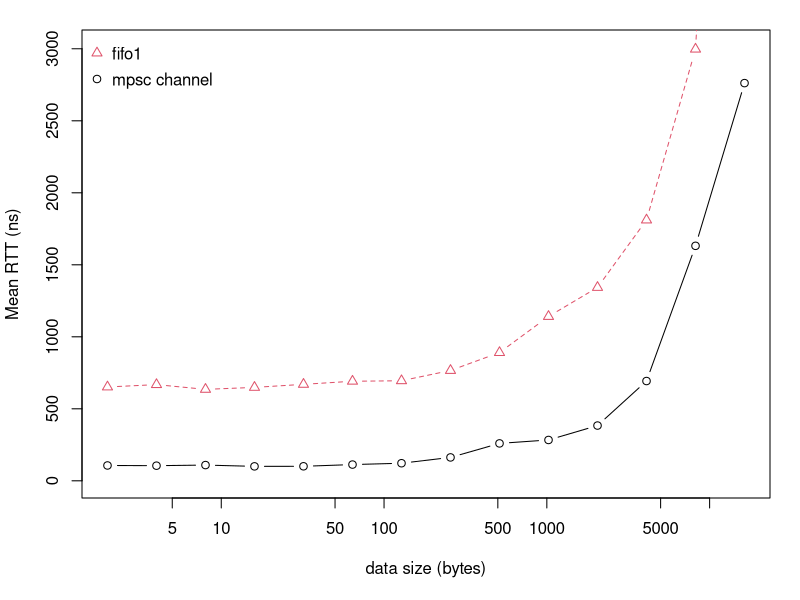
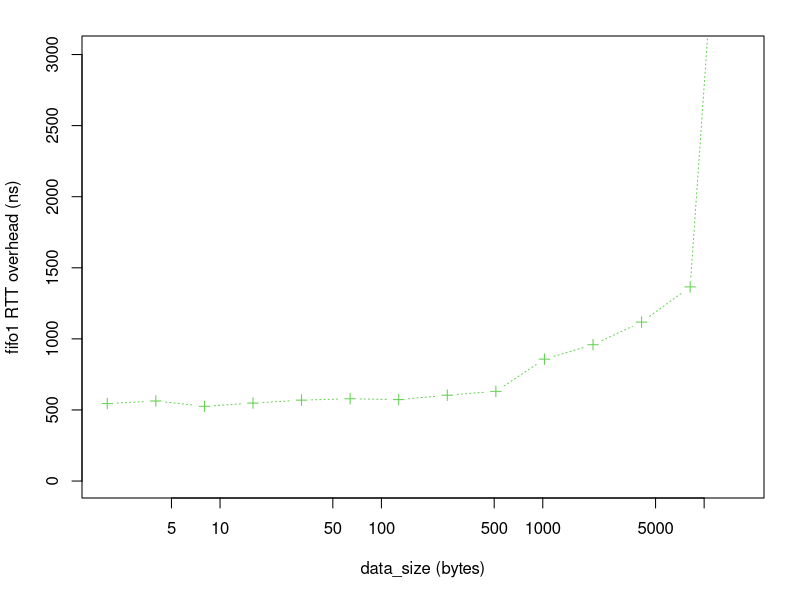
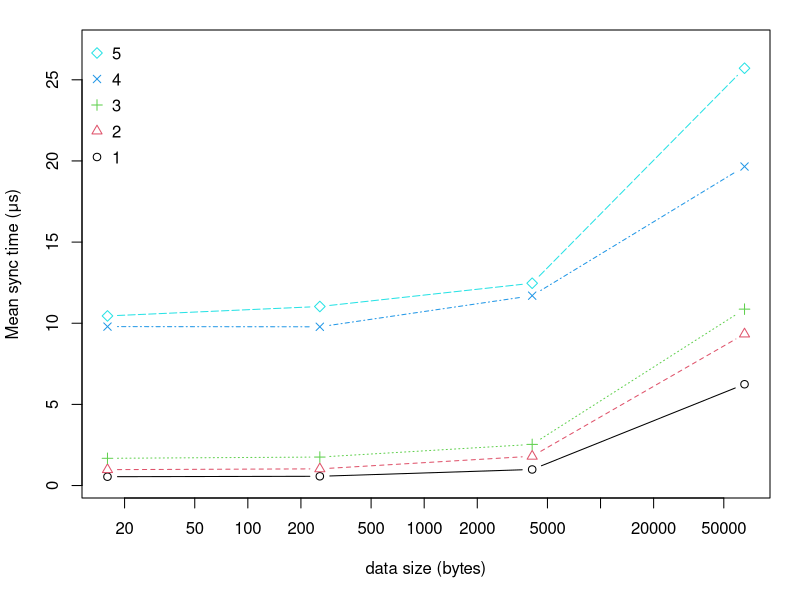
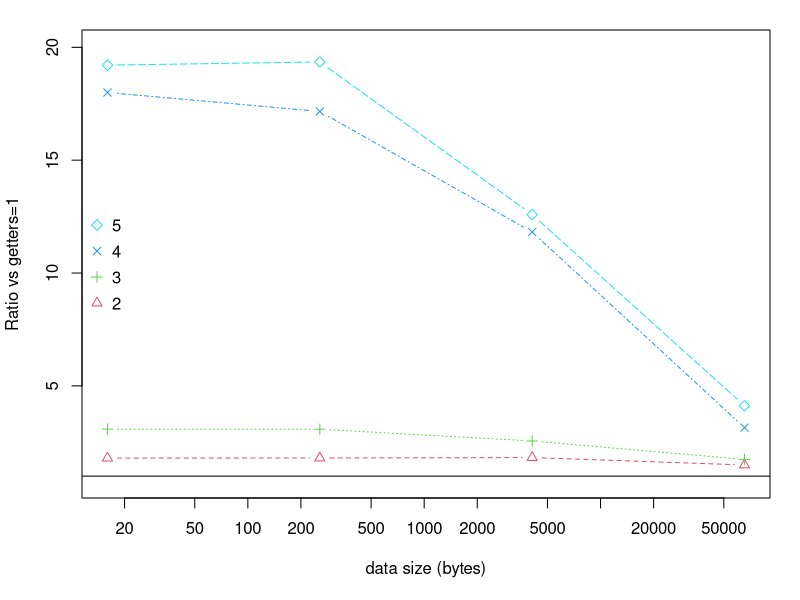
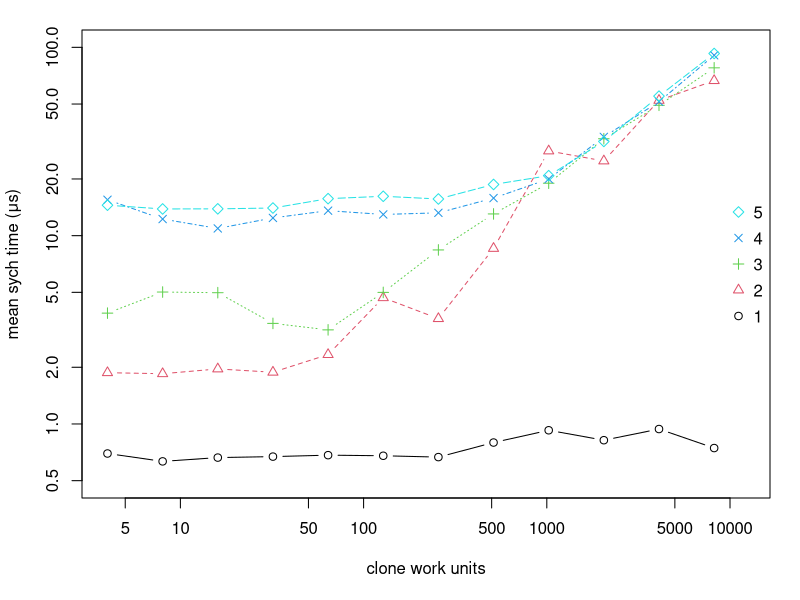
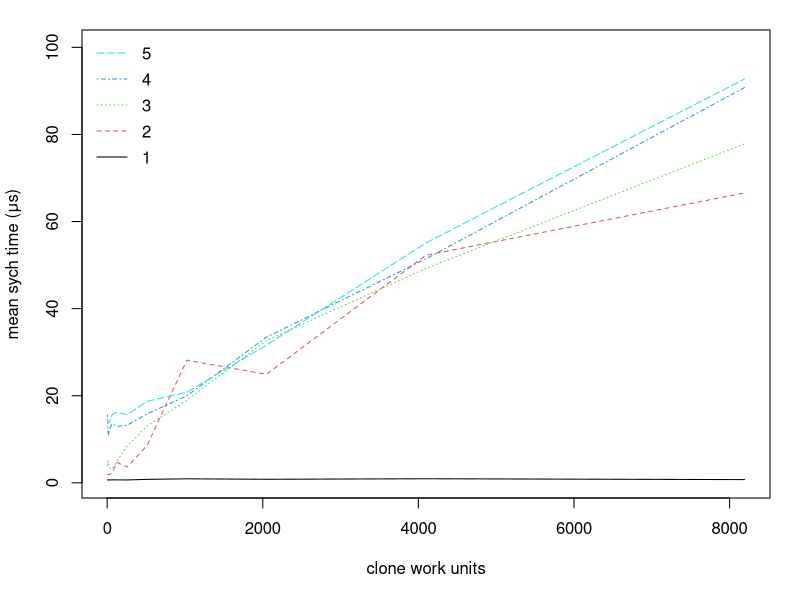
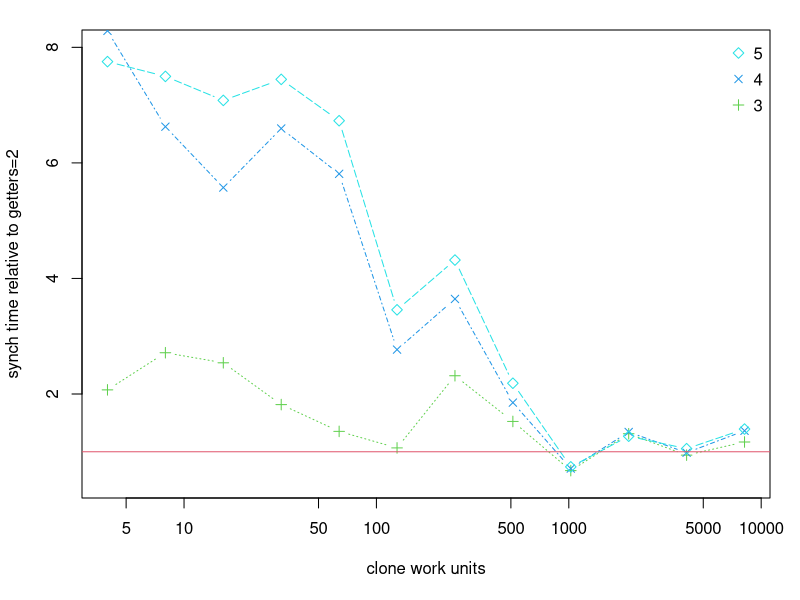
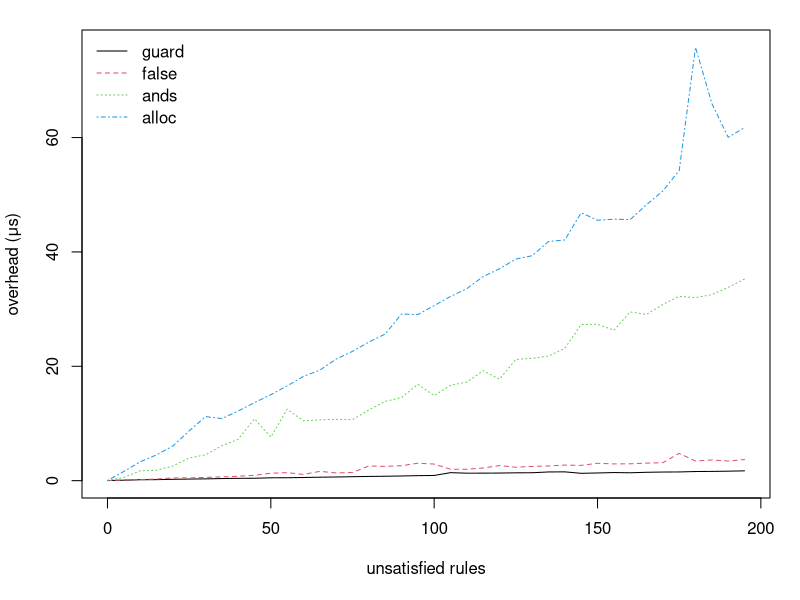

These charts were generated, in order, by the following R code:
setwd("C:/Users/chris/OneDrive/Documents/LaTeX/Msc2/experiments")

mypng <- function(filename) {
  png(
    filename,
    width     = 3.1,
    height    = 2.8,
    units     = "in",
    res       = 1000,
    pointsize = 9
  )
}
mypngbig <- function(filename) {
  png(
    filename,
    width     = 4.2,
    height    = 3.35,
    units     = "in",
    res       = 1000,
    pointsize = 9
  )
}
thou = 1000
bil = thou*thou*thou
#####################################################################
### RTT. measuring Reo's fifo1 on a single thread vs mpsc
### x represents changing data size in bytes (0,1,2,4,8,16)  x gives q where bytes=q&2-1
### 100_000 data movements
### 10 reps with fresh proto objects

x = c(0, 2^(1:14))
reps = 100000
mpsc = c(9.29991, 10.65254, 10.5035, 10.92912, 10.03323, 10.07968, 11.2787,
         12.20944, 16.24493, 25.9815, 28.36046, 38.37119,
         69.29128, 163.17103, 276.16403);
reo = c(63.13461, 65.14954, 66.80122, 63.49879, 64.86871, 66.98967, 69.14193,
      69.47564, 76.61765, 89.04745, 114.10968, 134.26562,
      181.08886, 299.73297, 903.00934);

mypng("rtt_0.png")
op <- par(mar = c(5.1, 4.1, 1.5, 1.5))
dat = matrix(c(mpsc, reo), ncol=2)
matplot(x, dat/reps/thou*bil, log='x', type='b', pch=1:2, xlab="data size (bytes)",
     ylim=c(1, 3010), ylab = "Mean RTT (ns)")
revd=c(2,1)
legend("topleft", legend=c("fifo1", "mpsc channel") , col=revd,  ncol=1, 
       y.intersp=1.3, cex=1, xjust=0, bty = "n", pch=revd
)
dev.off()

mypng("rtt_1.png")
op <-par(mar = c(5.1, 4.1, 1.8, 1.8))
dat = matrix(c(reo, mpsc), ncol=2)
plot(x, (reo-mpsc)/reps/thou*bil, log='x', type='b', pch=3, col=3, lty=3,
     xlab="data_size (bytes)", ylim=c(1, 3010), ylab = "fifo1 RTT overhead (ns)")
dev.off()


#########################################################
### "SIMO" group getting. N-way replicator with COPY type data
### x represents changing data size in bytes (0,1,2,4,8,16)  x gives q where bytes=q&2-1
### 25_000 data movements
### 100 reps with fresh proto objects

x = c(0,2^4,2^8,2^12,2^16);
getters1 = c(532, 544, 570, 990, 6241);
getters2 = c(941, 979, 1028, 1805, 9336);
getters3 = c(1712, 1678, 1755, 2534, 10868);
getters4 = c(9735, 9792, 9781, 11697, 19656);
getters5 = c(11339, 10450, 11031, 12465, 25713)

mypng("simo_copy_0.png")
op <- par(mar = c(5.1, 4.1, 1.5, 1.5))
dat = matrix(c(getters1, getters2, getters3, getters4, getters5), ncol=5)
matplot(x, dat/thou, log='x', type='b', pch=1:5, xlab="data size (bytes)", col=1:5, lty=1:5,
     ylim=c(0.3, 27), ylab = "Mean sync time (μs)")
revd = rev(1:5)
legend("topleft", legend=revd , col=revd,  ncol=1,
       y.intersp=1.3, cex=1, xjust=0, bty = "n", pch=revd
)
dev.off()


### now plotted relative to getters=1
mypng("simo_copy_1.png")
op <- par(mar = c(5.1, 4.1, 1.5, 1.5))
dat = matrix(c(getters2/getters1, getters3/getters1, getters4/getters1, getters5/getters1), ncol=4)
matplot(x, dat, log='x', type='b', pch=2:5, xlab="data size (bytes)",
     ylim=c(0.8, 20), ylab = "Ratio vs getters=1", col=2:5, lty=2:5)

abline(h=1, col=1, lty=1)
revd = rev(2:5)
legend("left", legend=revd , col=revd,  ncol=1,
       y.intersp=1.3, cex=1, xjust=0, bty = "n", pch=revd
)
dev.off()


#########################################################
### "SIMO cloning" group getting. N-way replicator with CLONE type data
### x is the time in WORK UNITS for some arbitrary clone operation.

x =        c(4,     8,     16,    32,    64,    128,   256,   512,   1024,  2048,  4096,  8192);
getters1 = c(697,   633,   663,   671,   683,   678,   667,   797,   926,   820,   940,   745);
getters2 = c(1872,  1849,  1960,  1883,  2336,  4682,  3626,  8554,  28168, 24925, 52270, 66560);
getters3 = c(3878,  5019,  4979,  3421,  3161,  4996,  8398,  13045, 18986, 32706, 49233, 77842);
getters4 = c(15510, 12252, 10923, 12419, 13574, 12961, 13218, 15832, 19988, 33457, 51436, 90750);
getters5 = c(14513, 13862, 13880, 14020, 15721, 16185, 15658, 18702, 20822, 31647, 55072, 92740);

mypng("clone_compete_0.png")
op <- par(mar = c(5.1, 4.1, 1.5, 1.5))
dat <- matrix(c(getters1, getters2, getters3, getters4, getters5), ncol=5);
matplot(x, dat/thou, log='xy', type="b", pch=1:5, xlab="clone work units",
        ylim=c(0.5, 100), ylab = "mean sych time (μs)", col=1:5, lty=1:5, xlim=c(4, 12000))
revd = rev(1:5)
legend("right", legend=revd , col=revd,  ncol=1,
       y.intersp=1.3, cex=1, xjust=0, bty = "n", pch=revd)
dev.off()

mypng("clone_compete_1.png")
op <- par(mar = c(5.1, 4.1, 1.5, 1.5))
dat = matrix(c(getters1, getters2, getters3, getters4, getters5), ncol=5)
matplot(x, dat/thou, log='', type="l", xlab="clone work units",
     ylim=c(0.5, 100), ylab = "mean sych time (μs)", col=1:5, lty=1:5)
revd=rev(1:5)
legend("topleft", legend=revd , col=revd,  ncol=1,
       y.intersp=1.3, cex=1, xjust=0, bty = "n", lty=revd)
dev.off()


mypngbig("clone_compete_2.png")
op <- par(mar = c(5.1, 4.1, 1.5, 1.5))
dat <- matrix(c(getters3/getters2, getters4/getters2, getters5/getters2), ncol=3);
matplot(x, dat, log='x', type="b", pch=3:5, xlab="clone work units",
     ylim=c(0.5, 8), ylab = "synch time relative to getters=2", col=3:5, lty=3:5)
abline(h=1, col=2)
revd = rev(3:5)
legend("topright", legend=revd , col=revd,  ncol=1,
       y.intersp=1.3, cex=1, xjust=0, bty = "n", pch=revd)
dev.off()



#########################################################
### TIME TAKEN FOR TRAVERSING BOGUS RULES
x = seq(from=0, to=195, by=5);

# false guard
y1 = c(266, 320, 401, 419, 478, 519, 554, 610, 651, 662, 743, 757,
       791, 846, 881, 934, 980, 1012, 1058, 1118, 1150, 1642, 1550,
       1556, 1570, 1613, 1626, 1764, 1782, 1525, 1586, 1660, 1621,
       1704, 1750, 1765, 1840, 1858, 1899, 1959);

# check false
y2 = c(240, 354, 439, 528, 723, 725, 817, 901, 1013, 1181, 1541, 1649, 1327,
       1872, 1593, 1675, 2801, 2748, 2858, 3291, 3143, 2238, 2236, 2457, 2883,
       2584, 2741, 2804, 2968, 2914, 3281, 3171, 3189, 3310, 3384, 5012,
       3679, 3861, 3666, 3938);

# 5x5 nested ands
y3 = c(245, 805, 1959, 2055, 2802, 4219, 4758, 6340, 7473, 11064,
       7851, 12751, 10694, 10875, 10974, 10919, 12607, 14100, 14769, 17073,
       15114, 16913, 17482, 19473, 17983, 21433, 21630, 22035, 23387, 27550,
       27602, 26537, 29749, 29304, 31060, 32466, 32249, 32769, 34042, 35496);

# check alloc
y4 = c(271, 1845, 3533, 4751, 6293, 8941, 11445, 11088, 12416, 13894,
       15267, 16816, 18475, 19574, 21496, 22855, 24483, 25874, 29374,
       29293, 30857, 32457, 33821, 35937, 37297, 38989, 39578, 42063,
       42334, 47088, 45782, 45958, 45899, 48499, 50892, 54469, 76016,
       66190, 60281, 61970);

leggy = c("guard", "false", "ands", "alloc");
mypng("check_time_0.png")
 op <- par(mar = c(5.1, 4.1, 1.5, 1.5))
dat <- matrix(c(y1-239, y2-239, y3-239, y4-239), ncol=4);
matplot(x, dat/thou, type="l", lty=1:4, col=1:4, ylab="overhead (μs)", xlab="unsatisfied rules") #plot
legend("topleft", legend=leggy , col=1:4,  ncol=1,
       y.intersp=1.1, cex=1, xjust=0, bty = "n", lty=1:5)
dev.off()

mypng("check_time_1.png")
 op <- par(mar = c(5.1, 4.1, 1.5, 1.5))
matplot(x, dat/thou, type="l", lty=1:4, col=1:4, log='y', ylim=c(0.07, 80), ylab="overhead (ns)", xlab="unsatisfied rules") #plot
legend("bottomright", legend=leggy , col=1:4,  ncol=2,
       y.intersp=1.1, cex=1, xjust=0, bty = "n", lty=1:4)
dev.off()



###################################################
### bitset effectiveness. comparing normal hashset to bitset for the SUBSET operation
x = c(2^(0:12));
bits1 = c(92, 94, 91, 76, 128, 102, 83, 104, 111, 118, 138, 141, 240);
bits5 = c(88, 77, 82, 83, 89, 90, 192, 93, 71, 66, 236, 135, 158);
bits9 = c(81, 85, 82, 90, 105, 93, 89, 85, 102, 150, 119, 125, 200);
set1 = c(72, 105, 94, 70, 88, 117, 161, 277, 484, 918, 2027, 3519, 7258);
set5 = c(66, 124, 96, 122, 179, 513, 838, 1335, 2673, 3986, 11548, 18570, 32123);
set9 = c(61, 145, 103, 140, 219, 617, 1217, 1919, 2922, 5501, 12790, 23882, 54884);

leggy = c("10% full", "50% full", "90% full")

mypng("bits_0.png")
dat <- matrix(c(bits1, bits5, bits9), ncol=3);
 op <- par(mar = c(5.1, 4.1, 1.5, 1.5))
matplot(x, dat, type="b", pch=1:3, lty=1:3, col=1:3, log='x', ylab="run time (ns)", xlab="number of ports", ylim=c(0, 280)) #plot
legend("topleft", legend=leggy , col=1:3,  ncol=1,
       y.intersp=1.1, cex=1, xjust=0, bty = "n", pch=1:3)
dev.off()


mypng("bits_1.png")
dat <- matrix(c(set1/bits1, set5/bits5, set9/bits9), ncol=3);
 op <- par(mar = c(5.1, 4.1, 1.5, 1.5))
matplot(x, dat, type="b", pch=1:3, lty=1:3, col=1:3, log='xy', ylim=c(0.6, 320), ylab="speedup", xlab="number of ports") #plot
abline(h=1, lty=3, col=3)
legend("topleft", legend=leggy , col=1:3,  ncol=1,
       y.intersp=1.1, cex=1, xjust=0, bty = "n", pch=1:3)
dev.off()




###################################################
## isolated gets
x1 = 1:20
java8 = c(13450, 14239, 11348, 11086, 13324, 15790, 17781, 19612, 21592, 23142,
          25529, 29588, 30348, 32504, 37723, 40388, 40695, 43408, 46420, 47324);

rs8 = c(228, 699, 1405, 1825, 2413, 1803, 2098, 2206, 2264, 2584,
        2637, 2809, 2942, 3188, 3525, 3804, 3841, 3972, 4944, 4523);

rs0 = c(232, 691, 1429, 1455, 1616, 1767, 2023, 2056, 2102, 2345,
       2455, 2731, 2802, 2995, 3154, 3431, 3489, 3784, 3874, 4184);

rs1k = c(296, 663, 1429, 1797, 2167, 1883, 2034, 2511, 2300, 2442,
         2611, 3141, 3098, 3038, 3263, 3461, 3615, 3787, 3951, 4198);

rs8k = c(596, 837, 1533, 2038, 1903, 1950, 2115, 2320, 2297, 2388,
         2462, 2563, 2683, 2850, 2849, 2935, 2951, 3081, 3166, 3628);

dat <- matrix(c(rs0, rs8k, java8), ncol=3);
leggy = c("rust_8", "rust_8000", "java_8");
mypng("rust_v_java_0.png")
 op <- par(mar = c(5.1, 4.1, 1.5, 1.5))
matplot(x1, dat/thou, type = "l", lty=1:3, col=1:3, log='', ylab="interaction duration (μs)", xlab="concurrent getters") #plot
legend("topleft", legend=leggy , col=1:3,  ncol=1,
       y.intersp=1.1, cex=1, xjust=0, bty = "n", lty=1:3)
dev.off()
mypng("rust_v_java_1.png")
op <- par(mar = c(5.1, 4.1, 1.5, 1.5))
matplot(x1, dat/thou, type = "l", lty=1:3, col=1:3, log='y', ylab="interaction duration (μs)", xlab="concurrent getters") #plot
legend("bottomright", legend=leggy , col=1:3,  ncol=1,
       y.intersp=1.1, cex=1, xjust=0, bty = "n", lty=1:3)
dev.off()


x2 = 1:10
java_clone = c(24028, 20681, 31330, 40265, 47562, 59921, 63577, 74591, 80451, 89866);
rs64k = c(3424, 5689, 8308, 9448, 10298, 8877, 9089, 9579, 9831, 9459,
          9701, 9645, 9919, 9810, 10384, 10061, 9743, 10026, 9943, 10108);
dat <- matrix(c(rs64k[1:10], java8[1:10], java_clone), ncol=3);
mypngbig("rust_v_java_2.png")
 op <- par(mar = c(5.1, 4.1, 1.5, 1.5))
matplot(x2, dat/thou, type = "b", pch=1:3, lty=1:3, col=1:3, log='y', ylab="interaction duration (μs)", xlab="concurrent getters") #plot
leggy = c("rust_value", "java_reference", "java_value");
legend("bottomright", legend=leggy , col=1:3,  ncol=1,
       y.intersp=1.1, cex=1, xjust=0, bty = "n", pch=1:3)
dev.off()




###################################
### reo-rs vs handmade alternator

x =          c(4,    8,    16,   32,   64,   128,  256,  512,  1024, 2048, 4096);
y_wrong___ = c(1658, 1620, 1617, 1704, 1698, 1733, 2013, 2014, 2609, 2956, 4529);
y_handmade = c(1674, 1693, 1700, 1722, 1764, 1728, 1743, 1845, 2077, 2946, 4147);
y_reorsput = c(1448, 1500, 1475, 1475, 1598, 1583, 1893, 1912, 2281, 3316, 7865);
y_crossbea = c(1097, 1198, 1072, 1134, 1060, 1126, 1175, 1347, 1470, 2373, 3454);
dat <- matrix(c(y_handmade, y_reorsput), ncol=2);

mypngbig("alternator.png")
op <- par(mar = c(5.1, 4.1, 1.5, 1.5))
dat = matrix(c(y_crossbea, y_reorsput), ncol=2)
matplot(x, dat/thou, type = "b", lty=1:2, col=1:2, log='x', ylab="interaction duration (μs)", xlab="data size (bytes)", pch=1:2, ylim=c(0,8)) #plot
lines(c(1024, 2048, 4096), c(2164, 2941, 6062)/thou, type="b", col=3, pch=3)
revd=c(2,3,1)
legend("topleft", legend=c("reo-rs", "reo-rs (unsafe reference API)","handmade") , col=revd,  ncol=1,
       y.intersp=1.1, cex=1, xjust=0, bty = "n", pch=revd)
dev.off()

